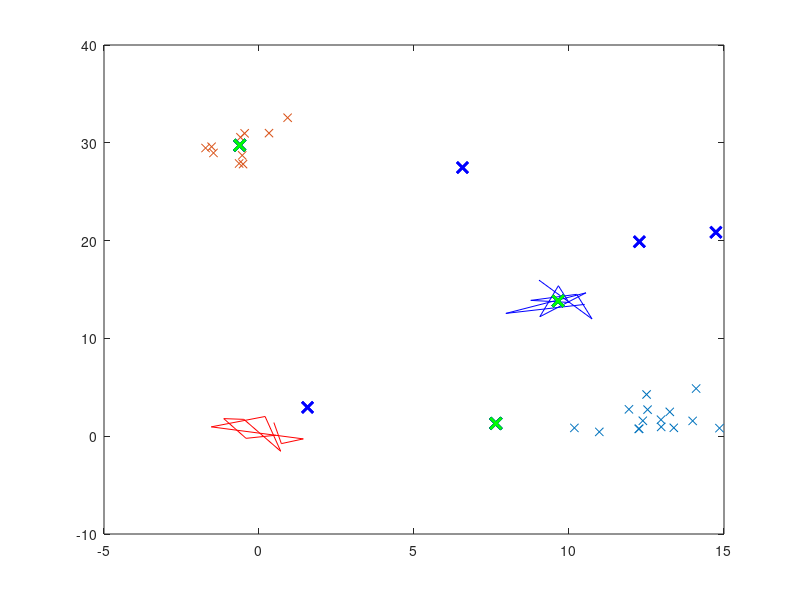

Write MATLAB code to recreate this figure.
clc; clear variables; close all; format long g

% Generate points
A = randn(10,2);
B = randn(15,2)*1.2 + [13,2];
C = randn(10,2)*1.2 + [10,15];
D = randn(10,2)*1.2 + [0,30];

V = ["rx", "bx", "cx", "mx"];

% Plot the points
figure;
plot(A(:,1), A(:,2), V(1), B(:,1), B(:,2), V(2), C(:,1), C(:,2), V(3), D(:,1), D(:,2), V(4));
hold on;

% Combine all points into one matrix
M = [A; B; C; D];

% Number of clusters (k)
k = 4;
% Maximum number of iterations for the k-means algorithm
max_iter = 10;
% Convergence tolerance for centroid movement
PS = 0.1;

% Range of the points
Max = max(M);
Min = min(M);

% Randomly initialize centroids within the data range
r1 = Min(1) + (Max(1) - Min(1)) .* rand(k, 1);
r2 = Min(2) + (Max(2) - Min(2)) .* rand(k, 1);

r = [r1, r2];
S = r; % Initial centroids

% Plot initial centroids
plot(r(:,1), r(:,2), 'bx', 'MarkerSize', 8, 'LineWidth', 2);

% Start the k-means iteration process
N = 0; % Iteration counter
N_max = max_iter;

% Loop until maximum iterations or convergence
while N < N_max
    % Step 1: Assign points to the nearest centroid
    % Calculate the distance of each point to each centroid
    D = sqrt((M(:,1) - S(:,1)').^2 + (M(:,2) - S(:,2)').^2);
    
    % Find the index of the minimum distance for each point
    [~, L] = min(D, [], 2);
    
    % Step 2: Recompute the centroids based on the assigned points
    S_new = zeros(k, 2);
    
    for j = 1:k
        cluster_points = M(L == j, :);
        
        S_new(j, :) = mean(cluster_points, 1);
    end

    % Plot the previous and new centroids
    plot(S(:,1), S(:,2), 'bx', 'MarkerSize', 8, 'LineWidth', 2);
    plot(S_new(:,1), S_new(:,2), 'gx', 'MarkerSize', 8, 'LineWidth', 2);
    
    % Check for convergence by comparing the centroid movement
    diff = norm(S_new - S);
    if diff < PS
        disp('Convergence achieved.');
        break;
    end

    % Update centroids for the next iteration
    S = S_new;
    N = N + 1;

    % Pause to visualize
    pause(0.5);
end

hold off;
disp('Centroids after convergence:');
disp(S);
